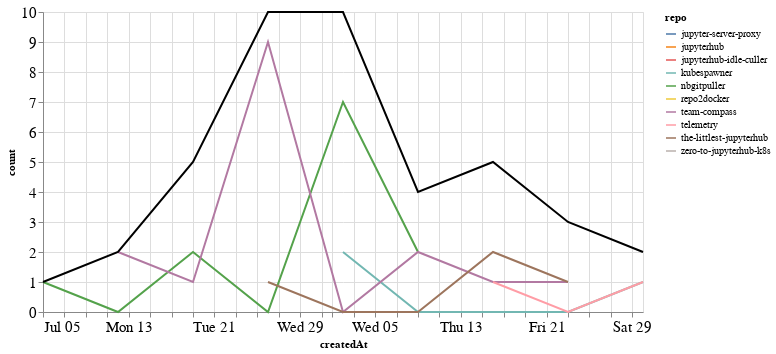

Notebook cell for this chart:
### Markdown cell above
## Comments

### Code cell
comments_time = comments.groupby('repo').resample('W', on='createdAt').count()['author'].reset_index()
comments_time = comments_time.rename(columns={'author': 'count'})
comments_time_total = comments_time.groupby('createdAt').agg({"count": "sum"}).reset_index()
ch1 = alt.Chart(comments_time, width=600).mark_line().encode(
    x='createdAt',
    y='count',
    color='repo',
    tooltip="repo"
)

ch2 = alt.Chart(comments_time_total, width=600).mark_line(color="black").encode(
    x='createdAt',
    y='count',
)

ch1 + ch2

### Figure 1 — Vega-Lite specification as saved in the notebook (floating-point values rounded to 4 significant figures)
{"config": {"axisLeft": {"labelFontSize": 15}, "axisBottom": {"labelFontSize": 15}}, "layer": [{"data": {"name": "data-52dba1e69eccd2a7657564bbb82149df"}, "mark": "line", "encoding": {"color": {"type": "nominal", "field": "repo"}, "tooltip": {"type": "nominal", "field": "repo"}, "x": {"type": "temporal", "field": "createdAt"}, "y": {"type": "quantitative", "field": "count"}}, "width": 600}, {"data": {"name": "data-8e0261d0b6142441d6ca94b205b64104"}, "mark": {"type": "line", "color": "black"}, "encoding": {"x": {"type": "temporal", "field": "createdAt"}, "y": {"type": "quantitative", "field": "count"}}, "width": 600}], "$schema": "https://vega.github.io/schema/vega-lite/v4.8.1.json", "datasets": {"data-52dba1e69eccd2a7657564bbb82149df": [{"repo": "jupyter-server-proxy", "createdAt": "2020-08-23T00:00:00", "count": 1}, {"repo": "jupyterhub", "createdAt": "2020-07-19T00:00:00", "count": 1}, {"repo": "jupyterhub-idle-culler", "createdAt": "2020-08-16T00:00:00", "count": 1}, {"repo": "kubespawner", "createdAt": "2020-08-02T00:00:00", "count": 2}, {"repo": "kubespawner", "createdAt": "2020-08-09T00:00:00", "count": 0}, {"repo": "kubespawner", "createdAt": "2020-08-16T00:00:00", "count": 0}, {"repo": "kubespawner", "createdAt": "2020-08-23T00:00:00", "count": 0}, {"repo": "kubespawner", "createdAt": "2020-08-30T00:00:00", "count": 1}, {"repo": "nbgitpuller", "createdAt": "2020-07-05T00:00:00", "count": 1}, {"repo": "nbgitpuller", "createdAt": "2020-07-12T00:00:00", "count": 0}, {"repo": "nbgitpuller", "createdAt": "2020-07-19T00:00:00", "count": 2}, {"repo": "nbgitpuller", "createdAt": "2020-07-26T00:00:00", "count": 0}, {"repo": "nbgitpuller", "createdAt": "2020-08-02T00:00:00", "count": 7}, {"repo": "nbgitpuller", "createdAt": "2020-08-09T00:00:00", "count": 2}, {"repo": "repo2docker", "createdAt": "2020-07-19T00:00:00", "count": 1}, {"repo": "team-compass", "createdAt": "2020-07-12T00:00:00", "count": 2}, {"repo": "team-compass", "createdAt": "2020-07-19T00:00:00", "count": 1}, {"repo": "team-compass", "createdAt": "2020-07-26T00:00:00", "count": 9}, {"repo": "team-compass", "createdAt": "2020-08-02T00:00:00", "count": 0}, {"repo": "team-compass", "createdAt": "2020-08-09T00:00:00", "count": 2}, {"repo": "team-compass", "createdAt": "2020-08-16T00:00:00", "count": 1}, {"repo": "team-compass", "createdAt": "2020-08-23T00:00:00", "count": 1}, {"repo": "telemetry", "createdAt": "2020-08-16T00:00:00", "count": 1}, {"repo": "telemetry", "createdAt": "2020-08-23T00:00:00", "count": 0}, {"repo": "telemetry", "createdAt": "2020-08-30T00:00:00", "count": 1}, {"repo": "the-littlest-jupyterhub", "createdAt": "2020-07-26T00:00:00", "count": 1}, {"repo": "the-littlest-jupyterhub", "createdAt": "2020-08-02T00:00:00", "count": 0}, {"repo": "the-littlest-jupyterhub", "createdAt": "2020-08-09T00:00:00", "count": 0}, {"repo": "the-littlest-jupyterhub", "createdAt": "2020-08-16T00:00:00", "count": 2}, {"repo": "the-littlest-jupyterhub", "createdAt": "2020-08-23T00:00:00", "count": 1}, {"repo": "zero-to-jupyterhub-k8s", "createdAt": "2020-08-02T00:00:00", "count": 1}], "data-8e0261d0b6142441d6ca94b205b64104": [{"createdAt": "2020-07-05T00:00:00", "count": 1}, {"createdAt": "2020-07-12T00:00:00", "count": 2}, {"createdAt": "2020-07-19T00:00:00", "count": 5}, {"createdAt": "2020-07-26T00:00:00", "count": 10}, {"createdAt": "2020-08-02T00:00:00", "count": 10}, {"createdAt": "2020-08-09T00:00:00", "count": 4}, {"createdAt": "2020-08-16T00:00:00", "count": 5}, {"createdAt": "2020-08-23T00:00:00", "count": 3}, {"createdAt": "2020-08-30T00:00:00", "count": 2}]}}
